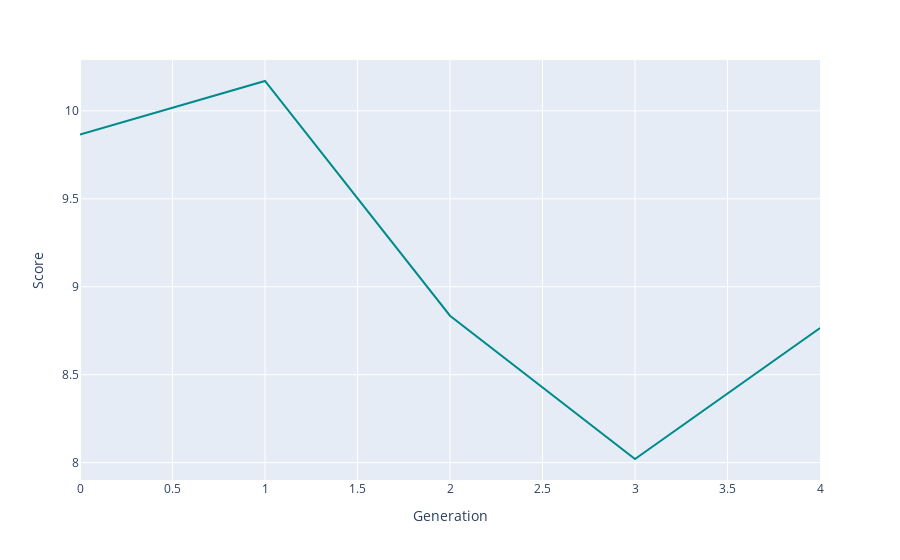

The code cell stored with this chart in its notebook:
### Code cell
bestRankDF = pd.DataFrame(bestRank, columns=['Score', 'Schedule'])
bestRank
bestRankDF['Generation'] = bestRankDF.index.values
fig = px.line(bestRankDF, x='Generation', y='Score', hover_data=['Schedule'])
fig.update_traces(line_color='DarkCyan')
fig.show()
fig.write_html("charts/p15g5n6.html", include_plotlyjs="cdn")

### Figure 1 — Plotly figure (JSON) as saved in the notebook; plotly's stock layout.template omitted (floating-point values rounded to 4 significant figures; data arrays with more than 128 entries replaced by an {"elided": "..."} marker saying what was removed)
{"data": [{"customdata": {"elided": "5x1x48 int values"}, "hovertemplate": "Generation=%{x}<br>Score=%{y}<br>Schedule=%{customdata[0]}<extra></extra>", "legendgroup": "", "line": {"color": "DarkCyan", "dash": "solid"}, "marker": {"symbol": "circle"}, "mode": "lines", "name": "", "orientation": "v", "showlegend": false, "type": "scatter", "x": [0, 1, 2, 3, 4], "xaxis": "x", "y": [9.865, 10.17, 8.836, 8.021, 8.765], "yaxis": "y"}], "layout": {"legend": {"tracegroupgap": 0}, "margin": {"t": 60}, "xaxis": {"anchor": "y", "domain": [0, 1], "title": {"text": "Generation"}}, "yaxis": {"anchor": "x", "domain": [0, 1], "title": {"text": "Score"}}}}
